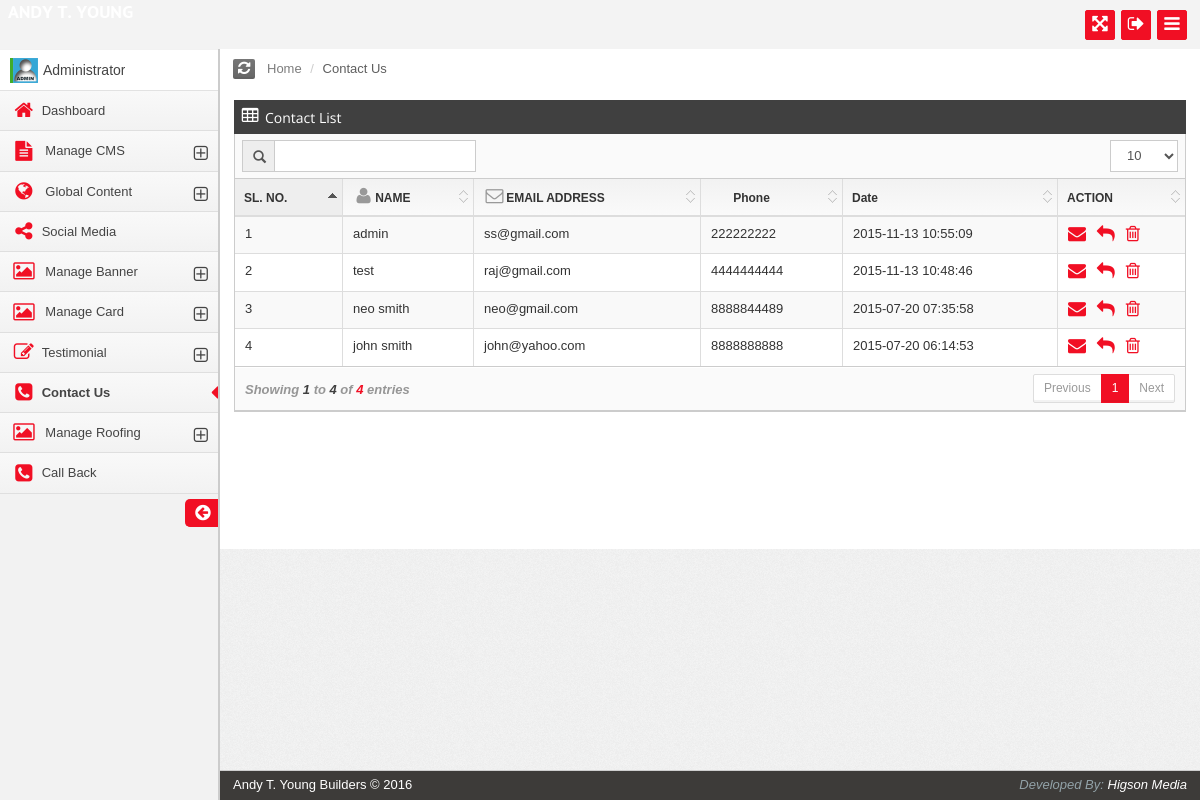
The page /admin/contactUs.php (signed in) on the database its author committed.
### tables this page shows
CREATE TABLE IF NOT EXISTS `contact_us` (
  `id` int(11) NOT NULL AUTO_INCREMENT,
  `name` varchar(255) NOT NULL,
  `phone` varchar(255) DEFAULT NULL,
  `email` varchar(255) NOT NULL,
  `joblocation` text NOT NULL,
  `message` text NOT NULL,
  `clint_ip` varchar(255) DEFAULT NULL,
  `post_date` timestamp NOT NULL DEFAULT CURRENT_TIMESTAMP,
  PRIMARY KEY (`id`)
);

### includes/connectionClass.php (called while the page is built, shortened)
<?PHP
class DB_Class
{
	function Connection()
	{
		$this->dbName = 'andy_admin';
	}
}
?>

### includes/functionClass.php (called while the page is built, shortened)
<?PHP
include('connectionClass.php');
class User
{
	function multipleSelect($selectQuery)
	{
		$this->selectQuery = $selectQuery;
		$this->result = mysql_query($this->selectQuery);
		if ($this->result)
		{
			return true;
		}
		return false;
	}
}
?>

### admin/contactUs.php (the view, shortened to what this page needs)
<?PHP
	include_once '../includes/functionClass.php';
	$obj = new User();
?>
<!DOCTYPE html>
<html class="smart-style-3" lang="en-us">
<head>
<link rel="stylesheet" type="text/css" media="screen" href="css/bootstrap.min.css">
<link rel="stylesheet" type="text/css" media="screen" href="css/font-awesome.min.css">
<link rel="stylesheet" type="text/css" media="screen" href="css/smartadmin-production.min.css">
<link rel="stylesheet" type="text/css" media="screen" href="css/smartadmin-skins.min.css">
<link rel="stylesheet" type="text/css" media="screen" href="css/demo.min.css">
<link href="greybox/gb_styles.css" rel="stylesheet" type="text/css" media="all" />
</head>
<body>
	<?PHP include_once("../includes/adminHeader.php"); ?>
	<?PHP include_once("../includes/adminMenu.php"); ?>
<div id="main" role="main">
  <div id="ribbon"> <span class="ribbon-button-alignment"> <span id="refresh" class="btn btn-ribbon" data-action="resetWidgets" data-title="refresh"  rel="tooltip" data-placement="bottom" data-original-title="<i class='text-warning fa fa-warning'></i> Warning! This will reset all your widget settings." data-html="true"> <i class="fa fa-refresh"></i> </span> </span>
    <ol class="breadcrumb">
      <li>Home</li>
      <li>Contact Us</li>
    </ol>
  </div>
  <form name="frm" method="post" action="">
  <div id="content">
    <section id="widget-grid" class="">
      <div class="row">
        <article class="col-xs-12 col-sm-12 col-md-12 col-lg-12">
          <div class="jarviswidget jarviswidget-color-darken" id="wid-id-0" data-widget-editbutton="false">
            <header> <span class="widget-icon"> <i class="fa fa-table"></i> </span>
              <h2>Contact List</h2>
            </header>
            <div>
              <div class="widget-body no-padding">
                <table id="dt_basic" class="table table-striped table-bordered table-hover" width="100%">
		<?PHP
			$where_clause = "WHERE 1";
			$selectQuery = "SELECT * FROM ".CONTACT_US." ".$where_clause." ORDER BY `id` DESC";
			$Contact=$obj->multipleSelect($selectQuery);
			if(mysql_num_rows($Contact=$obj->result) > 0)
			{
		?>
                  <thead>
                    <tr>
                      <th data-hide="phone">SL. NO.</th>
                      <th data-class="expand"><i class="fa fa-fw fa-user text-muted hidden-md hidden-sm hidden-xs"></i>NAME</th>
                      <th><i class="fa fa-fw fa-envelope-o text-muted hidden-md hidden-sm hidden-xs"></i>EMAIL ADDRESS</th>
                      <th data-hide="phone"><i class="fa fa-fw text-muted hidden-md hidden-sm hidden-xs"></i>Phone</th>
                      <th data-hide="phone,tablet">Date</th>
                      <th data-hide="phone,tablet">ACTION</th>
                    </tr>
                  </thead>
                  <tbody>
			<?php
				$i = 1;
				while ($ContactVal = mysql_fetch_array($Contact=$obj->result, MYSQL_ASSOC))
				{
			?>
                    <tr>
                      <td><?PHP echo $i; ?></td>
                      <td><?PHP echo $ContactVal['name']; ?></td>
                      <td><?PHP echo $ContactVal['email']; ?></td>
                      <td><?PHP echo $ContactVal['phone']; ?></td>
                      <td><?PHP echo $ContactVal['post_date']; ?></td>
                      <td><a href = "viewMessage.php?MessID=<?php echo $ContactVal['id'];?>" onClick="return ShowCenterView('', this.href)"  title="Click Here To Show Message"><i class="fa fa-envelope"></i></a>
					  &nbsp;&nbsp;<a href="replyMessage.php?MessID=<?php echo $ContactVal['id'];?>" onClick="return ShowCenterReply('', this.href)" title="Click Here To Reply This Message"><i class="fa fa-reply"></i></a>
					  &nbsp;&nbsp;<a href="javascript: del('<?php echo $ContactVal['id'];?>','<?PHP echo($_GET['page']!=''?$_GET['page']:'1'); ?>')" title="Click Here To Delete"><i class="fa fa-delete"></i></a>
					  </td>
                    </tr>
			<?PHP
					$i++;
				}
			}
			else
			{
			?>
                    <tr>
                      <td height="25" align="center" colspan="4" class="tableText" style="color:red">No Record Found!!!</td>
					</tr>
		<?PHP
			}
		?>
                  </tbody>
                </table>
              </div>
            </div>
          </div>
        </article>
      </div>
    </section>
  </div>
  </form>
</div>
	<?PHP include_once("../includes/adminFooter.php"); ?>
</body>
</html>

### rows shown on the page
contact_us: name "admin", email "ss@gmail.com", phone "222222222", post_date "2015-11-13 10:55:09"
contact_us: name "test", email "raj@gmail.com", phone "4444444444", post_date "2015-11-13 10:48:46"
contact_us: name "neo smith", email "neo@gmail.com", phone "8888844489", post_date "2015-07-20 07:35:58"
contact_us: name "john smith", email "john@yahoo.com", phone "8888888888", post_date "2015-07-20 06:14:53"
